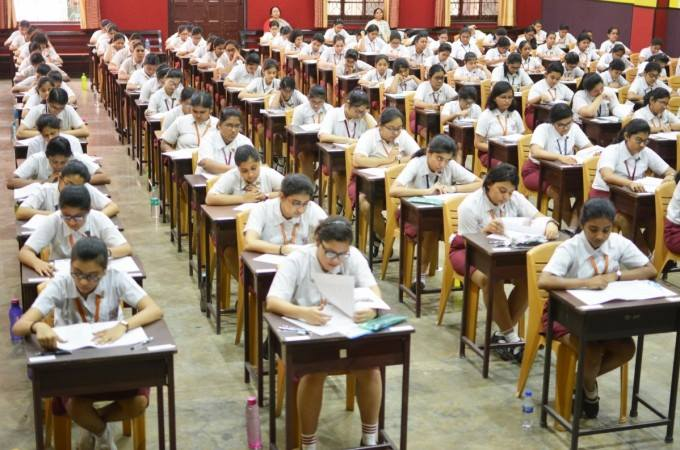
#> input picture Week 6 (Classical Computer Vision Application)/media/M12/1classor.jpg, 680 x 450 px, given in place of the camera
$ jupyter execute --allow-errors '6.03 Creating a Virtual Pen _ Eraser.ipynb'   (text cells are left out)
#> lines starting #> are read from the running program, lines starting #| are printed output that depends on the picture; after the words box and inside, x2 and y2 are one past the last pixel; in counts of white or black regions, pixels touching at a corner belong together
[cell 1]
import cv2
import numpy as np
import matplotlib.pyplot as plt

[cell 2]
def nothing(x):
    pass

cap = cv2.VideoCapture(2,cv2.CAP_DSHOW)
cap.set(3,1280)
cap.set(4,720)

cv2.namedWindow("Trackbars")

cv2.createTrackbar("L - H", "Trackbars", 0, 179, nothing)
#> slider 'L - H' is set to 35
cv2.createTrackbar("L - S", "Trackbars", 0, 255, nothing)
#> slider 'L - S' is set to 51
cv2.createTrackbar("L - V", "Trackbars", 0, 255, nothing)
#> slider 'L - V' is set to 51
cv2.createTrackbar("U - H", "Trackbars", 179, 179, nothing)
cv2.createTrackbar("U - S", "Trackbars", 255, 255, nothing)
cv2.createTrackbar("U - V", "Trackbars", 255, 255, nothing)


while True:
    _, frame = cap.read()
#> frame is the input picture: shape (450, 680, 3); mean B, G, R 110.1, 127.4, 144
    frame = cv2.flip( frame, 1 )
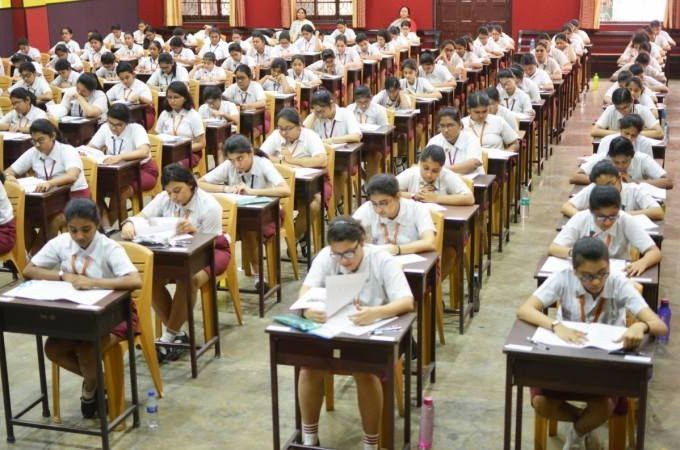
#> frame: shape (450, 680, 3); mean B, G, R 110.1, 127.4, 144

    hsv = cv2.cvtColor(frame, cv2.COLOR_BGR2HSV)
#> hsv: shape (450, 680, 3); mean H, S, V 36.3, 80.1, 145.2

    l_h = cv2.getTrackbarPos("L - H", "Trackbars")
    l_s = cv2.getTrackbarPos("L - S", "Trackbars")
    l_v = cv2.getTrackbarPos("L - V", "Trackbars")
    u_h = cv2.getTrackbarPos("U - H", "Trackbars")
    u_s = cv2.getTrackbarPos("U - S", "Trackbars")
    u_v = cv2.getTrackbarPos("U - V", "Trackbars")

    # set the lower and upper range according to the value selected by the trackbar.
    lower_range = np.array([l_h, l_s, l_v])
    upper_range = np.array([u_h, u_s, u_v])

    # filter and get the binary mask, where white represents your target color.
    mask = cv2.inRange(hsv, lower_range, upper_range)
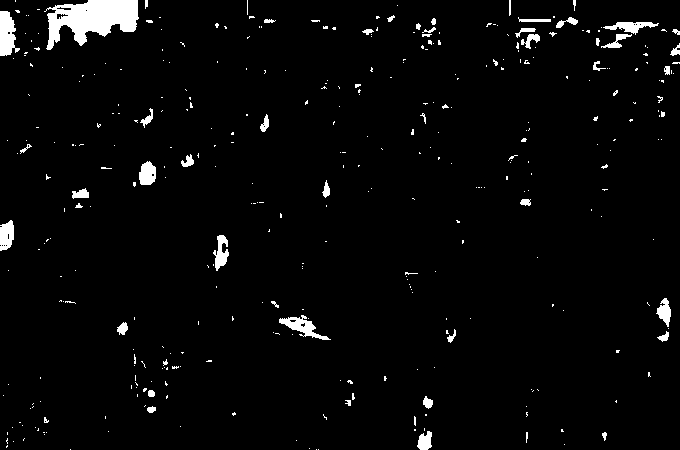
#> mask: shape (450, 680); 3% white; 367 white regions (319 under 20 px), largest, box (x1, y1, x2, y2) and area: (44, 0, 139, 50) 2764, (0, 11, 20, 56) 603, (279, 315, 331, 340) 464

    # optionally you can also show the real part of the target color
    res = cv2.bitwise_and(frame, frame, mask=mask)
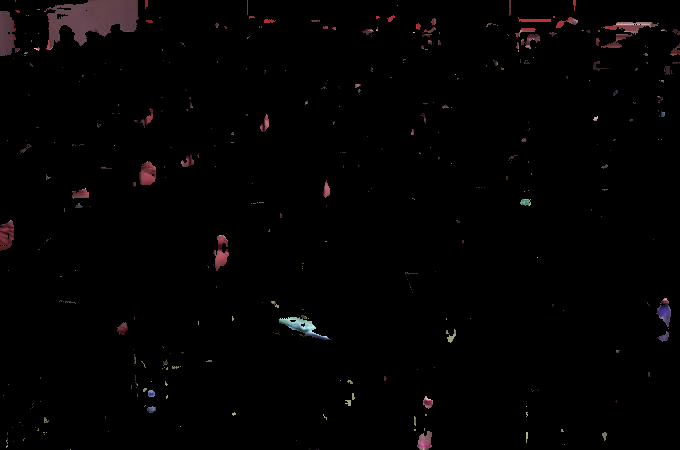
#> res: shape (450, 680, 3); mean B, G, R 2.4, 2.2, 3.2

    mask_3 = cv2.cvtColor(mask, cv2.COLOR_GRAY2BGR)

    # stack all frames and show it
    stacked = np.hstack((mask_3,frame,res))
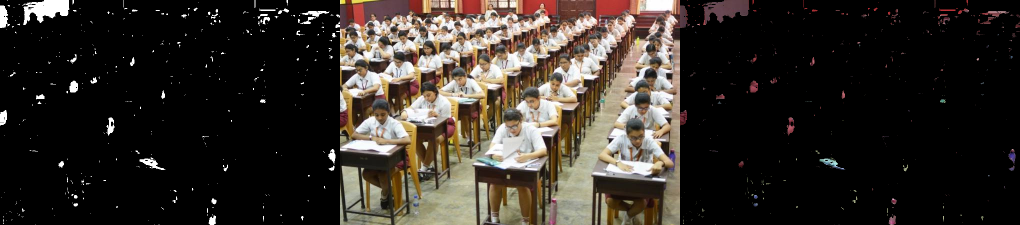
#> stacked: shape (450, 2040, 3) (shown at 1/2 size); mean B, G, R 40, 45.7, 51.6
    cv2.imshow('Trackbars',cv2.resize(stacked,None,fx=0.4,fy=0.4))
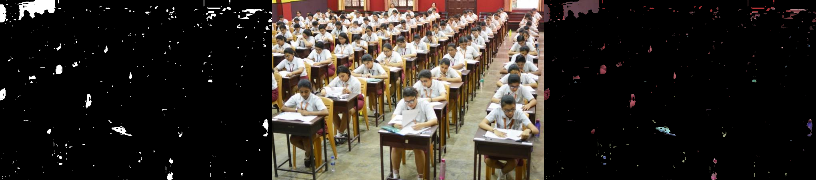
#> window 'Trackbars': shape (180, 816, 3); mean B, G, R 40, 45.7, 51.6

    key = cv2.waitKey(1)
#> (key Esc is pressed here)
    if key == 27:
        break

    if key == ord('s'):
        thearray = [[l_h,l_s,l_v],[u_h, u_s, u_v]]
        print(thearray)

        # Also save this array as penval.npy
        np.save('media/m12/penval',thearray)
        break

cap.release()
cv2.destroyAllWindows()
